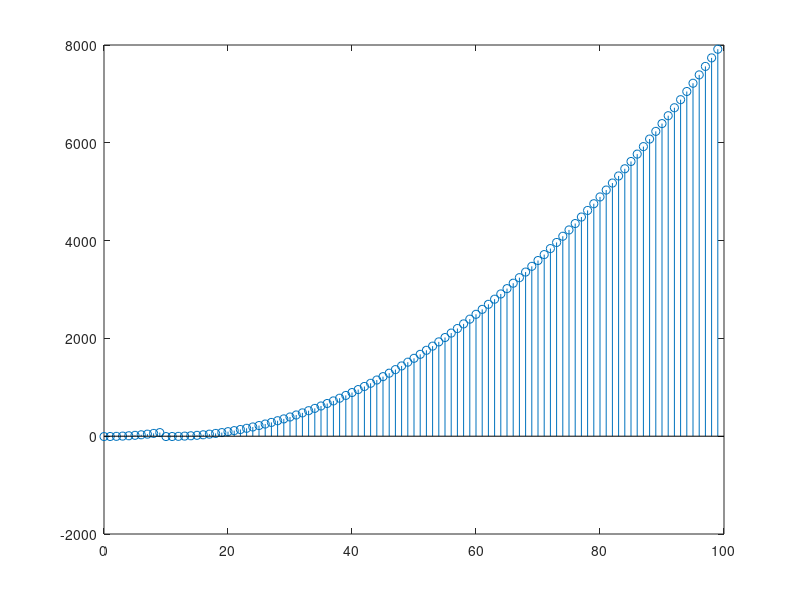

Write MATLAB code to recreate this figure.
clear
clc
n = [0:99];
for i = 1:100
    if n(i)<=9
        f(i) = n(i).^2-7
    elseif n(i)>=10
        f(i) = (n(i)-10).^2-7
    end
end
stem(n,f)